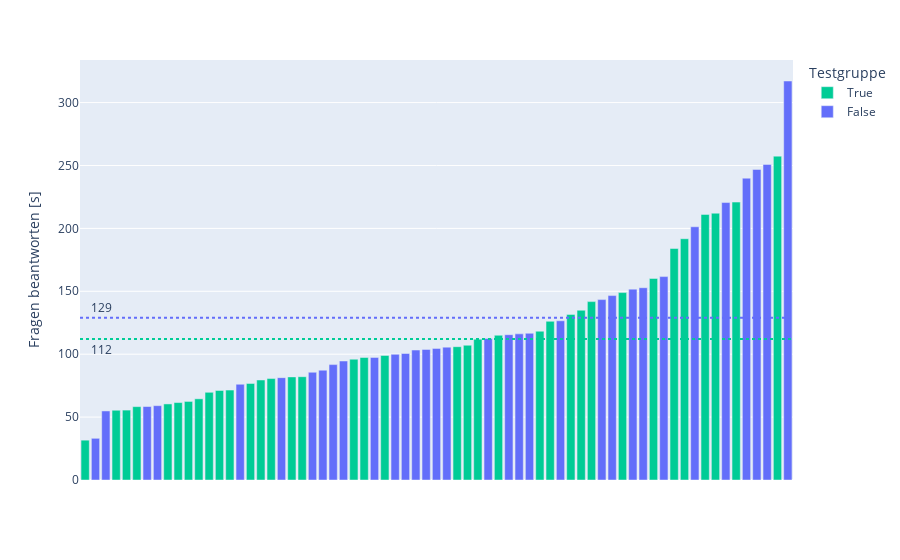

The cell this chart's notebook holds for it:
### Code cell
# Säulendiagramm
fig = px.bar(df.sort_values(by=["questions_duration"]), x="id", y="questions_duration", color="test", color_discrete_map=test_color_map)
fig.update_xaxes(showticklabels=False, title_text="")
fig.update_yaxes(title_text="Fragen beantworten [s]")
fig.update_layout(xaxis_categoryorder = 'total ascending')
fig.update_layout(legend_title="Testgruppe")

# Liniendiagramme
average_questions_duration = df.groupby('test')['questions_duration'].mean()

fig.add_hline(y=average_questions_duration.loc[False], line_dash="dot", line_color=test_color_map[False], annotation_text=f"   {round(average_questions_duration.loc[False])}", annotation_position="left top")
fig.add_hline(y=average_questions_duration.loc[True], line_dash="dot", line_color=test_color_map[True], annotation_text=f"   {round(average_questions_duration.loc[True])}", annotation_position="left bottom")

fig.show()

### Figure 1 — Plotly figure (JSON) as saved in the notebook; plotly's stock layout.template omitted (floating-point values rounded to 4 significant figures)
{"data": [{"alignmentgroup": "True", "hovertemplate": "test=True<br>id=%{x}<br>questions_duration=%{y}<extra></extra>", "legendgroup": "True", "marker": {"color": "#00cc96", "pattern": {"shape": ""}}, "name": "True", "offsetgroup": "True", "orientation": "v", "showlegend": true, "textposition": "auto", "type": "bar", "x": ["3cc07733-3742-4090-994a-a5871016ebcc", "dfca9133-21d8-4daf-950f-31f77d2c2ad2", "f72b2675-4638-41cb-9135-72dffed5387a", "806328cb-9ae6-40d2-9583-9beb5e39c376", "a2a2caa2-3906-4322-bb76-aeda44bf9893", "3a6de92b-d5ad-40d0-a13a-3138415bcbc1", "1659469c-274e-42dc-84ed-3fb106cf13f7", "876e6a2c-bafe-4806-8966-443da414936e", "4d6bdb47-8285-476b-9cae-8eee4f9e5c94", "db23556e-094d-49ac-89cf-bd4ddc1aebf9", "a536944f-409e-409b-97ca-cafcfd63920c", "1c20b10b-7b40-4f72-ad62-d0f82dffe16c", "57b155b0-947c-40bb-b0a9-5b6b3232443e", "9060e823-c05e-41ae-9c36-10c77e389be7", "10a9190e-2a3f-410e-aff2-553c81c80913", "3651a083-9dcc-49c2-83cf-81acf3b1f341", "e118df02-b4ba-4101-884c-c5ef716ee569", "5dd0d672-69a3-41bc-bfef-840b3c513016", "acec8ac2-1e41-4551-a7d5-15b566182e64", "e43c464c-543d-4a31-bbc7-ddc59c97f4d6", "731e6143-04f3-4fff-a904-b86052d8686d", "c91494aa-e56c-4e64-8fcc-ce73766d5428", "81ea222c-4e1d-47eb-b971-8aceaf599489", "ca04ed91-caf9-47b7-89e3-c9591558a253", "6f44d6e8-3d8c-46fe-9ae3-db136e738aa5", "c0894f46-e678-4e84-b56a-b804dbb4092a", "dc56e49b-28e4-4a26-a65a-9942f7f6e923", "480acfe7-3450-4da8-98e3-84ebaa77c4c9", "99728da4-0a57-41b5-be84-bdf7dce9395b", "4836bfcb-1919-4f3c-8bf0-a41d2f8cae83", "a175af25-b143-4270-9fd9-02ceb250be4b", "1f123f6a-8c73-40ae-9e7d-d556dfd8c620", "24a17954-b0fa-4ef3-866b-33a5086b68e0", "73d5094f-108e-42db-a59d-5c0680877022", "8ceae0e9-ad66-44e0-ab16-1d7f35ff1702", "117db95b-2137-47ea-bb5b-624dce5ab75c"], "xaxis": "x", "y": [31.66, 55.45, 55.57, 58.31, 60.46, 61.57, 62.45, 64.54, 69.67, 71.19, 71.48, 76.77, 79.49, 80.65, 81.95, 82.1, 96.02, 97.38, 99.0, 106.0, 107.1, 111.9, 115.1, 118.3, 126.1, 131.6, 134.9, 141.8, 149.0, 160.2, 184.0, 191.8, 211.1, 212.1, 220.9, 257.4], "yaxis": "y"}, {"alignmentgroup": "True", "hovertemplate": "test=False<br>id=%{x}<br>questions_duration=%{y}<extra></extra>", "legendgroup": "False", "marker": {"color": "#636efa", "pattern": {"shape": ""}}, "name": "False", "offsetgroup": "False", "orientation": "v", "showlegend": true, "textposition": "auto", "type": "bar", "x": ["4851b57e-84e2-4d5d-926f-51df087b0974", "77dd0f6e-c450-44d7-bce5-4f59be804520", "a0453115-5d93-4e21-be19-d947dd57ce40", "607f7ba7-a7df-4fe8-9730-aeccf7c57814", "422fbda2-1f61-405d-9c99-97d0dcf70d1b", "0ff2119a-6bfd-4829-870f-27370e063cee", "2fa856c9-df77-4937-a78c-f359e47f3e2f", "50f3ff0e-a6c7-4cd8-9a81-bb1fbd78b469", "9fd51a67-8bed-43a1-b764-00809be28e41", "4218150d-fccf-4673-ac5e-de634d85ef76", "a795abf2-e090-4e30-81b0-11c59a9b0f15", "a215e1a9-d4c2-4ee7-a78c-f2d5d530e4af", "7f78e915-afed-41f3-81d1-231fa8c71a14", "5a57eb63-7152-41ef-902d-8c2c1fba257b", "964ad280-ea91-437a-8e0c-914166429760", "f7c03ba4-dc9a-48cd-88b9-d4dd84115f99", "a54299cc-822c-46f5-8b90-0381dadfa42e", "f5843e44-8b72-49d4-ab38-e328a3f7d4c6", "ea46a231-95b5-4b8e-b57a-a9e47dcac03f", "0d905c92-b91e-4f43-9309-beaf86872e93", "a249a9ce-2474-4c23-8b62-d7aa856a3295", "b2f56620-4aa9-4b10-912d-0d1654febc36", "a6c332ae-3089-4563-af31-e2372c7d5367", "a5497a36-56d3-47f0-8d6f-eeeff44a8347", "5f4ce1fe-d77b-4c86-94a9-bc18d995315a", "ff5f7f7e-a6b3-45c3-adff-a3c8ee7232f1", "a61a874d-4644-4d4d-b449-b86ebea20ee7", "d80e601e-eb19-4938-8602-35e701b8a722", "2eeeab3e-7ba6-4797-8ab5-a1f66651c17a", "1bbb46ad-c16d-4bb4-aa91-7946536d9858", "272baf77-2102-4720-8c8d-4dec2918e8ef", "c8768c2c-4a8f-4a63-8d8a-2e3e1f783e60", "b2eb04b5-4982-4c2a-bf76-334d5b84d379"], "xaxis": "x", "y": [33.14, 54.9, 58.4, 59.09, 76.11, 81.35, 85.65, 87.28, 91.73, 94.59, 97.45, 99.9, 100.6, 103.3, 103.8, 104.6, 105.6, 112.5, 115.5, 116.2, 116.6, 126.5, 143.4, 146.6, 151.7, 152.8, 161.7, 201.3, 220.5, 239.9, 246.9, 250.9, 317.2], "yaxis": "y"}], "layout": {"annotations": [{"showarrow": false, "text": "   129", "x": 0, "xanchor": "left", "xref": "x domain", "y": 129.0, "yanchor": "bottom", "yref": "y"}, {"showarrow": false, "text": "   112", "x": 0, "xanchor": "left", "xref": "x domain", "y": 112.1, "yanchor": "top", "yref": "y"}], "autosize": true, "barmode": "relative", "legend": {"title": {"text": "Testgruppe"}, "tracegroupgap": 0}, "margin": {"t": 60}, "shapes": [{"line": {"color": "#636efa", "dash": "dot"}, "type": "line", "x0": 0, "x1": 1, "xref": "x domain", "y0": 129.0, "y1": 129.0, "yref": "y"}, {"line": {"color": "#00cc96", "dash": "dot"}, "type": "line", "x0": 0, "x1": 1, "xref": "x domain", "y0": 112.1, "y1": 112.1, "yref": "y"}], "xaxis": {"anchor": "y", "autorange": true, "categoryorder": "total ascending", "domain": [0, 1], "range": [-0.5, 68.5], "showticklabels": false, "title": {"text": ""}, "type": "category"}, "yaxis": {"anchor": "x", "autorange": true, "domain": [0, 1], "range": [0, 333.9], "title": {"text": "Fragen beantworten [s]"}, "type": "linear"}}}
